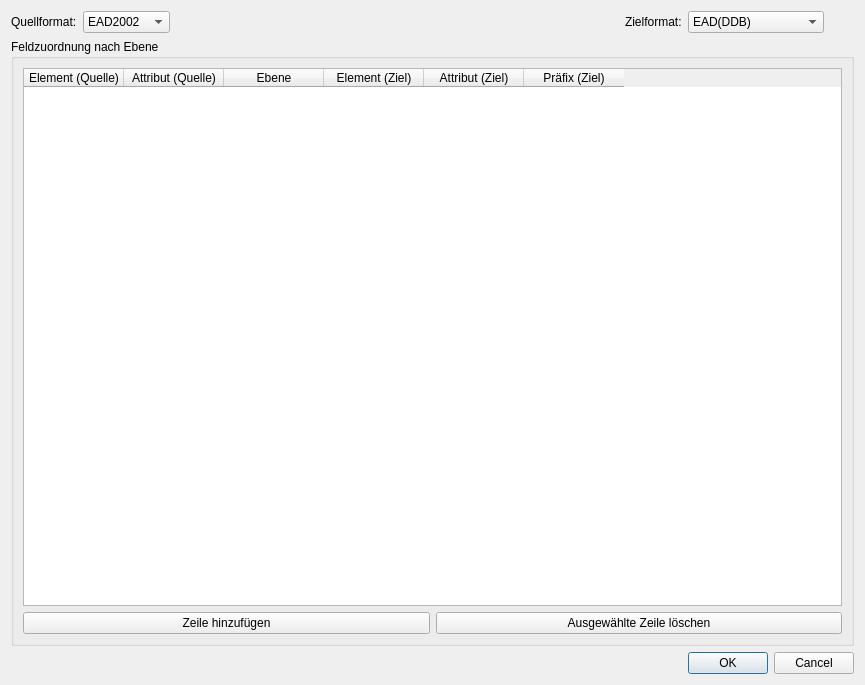
<?xml version="1.0" encoding="UTF-8"?>
<ui version="4.0">
 <class>mappingDefinitionDialog</class>
 <widget class="QDialog" name="mappingDefinitionDialog">
  <property name="geometry">
   <rect>
    <x>0</x>
    <y>0</y>
    <width>865</width>
    <height>685</height>
   </rect>
  </property>
  <property name="windowTitle">
   <string>Mappingzuordnung bearbeiten</string>
  </property>
  <layout class="QGridLayout" name="gridLayout">
   <item row="0" column="0">
    <widget class="QLabel" name="label">
     <property name="text">
      <string>Quellformat:</string>
     </property>
    </widget>
   </item>
   <item row="0" column="1">
    <widget class="QComboBox" name="comboBox">
     <item>
      <property name="text">
       <string>EAD2002</string>
      </property>
     </item>
     <item>
      <property name="text">
       <string>EAD 3.0</string>
      </property>
     </item>
     <item>
      <property name="text">
       <string>Excel / csv</string>
      </property>
     </item>
     <item>
      <property name="text">
       <string>SQL</string>
      </property>
     </item>
    </widget>
   </item>
   <item row="0" column="2">
    <widget class="QLabel" name="label_3">
     <property name="maximumSize">
      <size>
       <width>25</width>
       <height>25</height>
      </size>
     </property>
     <property name="toolTip">
      <string>&lt;html&gt;&lt;head/&gt;&lt;body&gt;&lt;p&gt;&lt;span style=&quot; font-weight:600;&quot;&gt;Das Quellformat bezeichnet den Typ der Eingangsdatei und damit auch die beim Mapping zur Verfügung stehenden Elemente.&lt;/span&gt;&lt;/p&gt;&lt;p&gt;Hinweis: Sollten sie dieses Tool von der DDB-Fachstelle Archiv erhalten haben, so ist das korrekte Quell- bzw. Zielformat in der Regel bereits vorausgewählt.&lt;/p&gt;&lt;/body&gt;&lt;/html&gt;</string>
     </property>
     <property name="text">
      <string/>
     </property>
     <property name="pixmap">
      <pixmap resource="resources/resources.qrc">:/mapping-definition-dialog/info_icon.png</pixmap>
     </property>
     <property name="scaledContents">
      <bool>true</bool>
     </property>
    </widget>
   </item>
   <item row="0" column="3">
    <spacer name="horizontalSpacer">
     <property name="orientation">
      <enum>Qt::Horizontal</enum>
     </property>
     <property name="sizeHint" stdset="0">
      <size>
       <width>324</width>
       <height>20</height>
      </size>
     </property>
    </spacer>
   </item>
   <item row="0" column="4">
    <widget class="QLabel" name="label_2">
     <property name="text">
      <string>Zielformat:</string>
     </property>
    </widget>
   </item>
   <item row="0" column="5">
    <widget class="QComboBox" name="comboBox_2">
     <item>
      <property name="text">
       <string>EAD(DDB)</string>
      </property>
     </item>
     <item>
      <property name="text">
       <string>LeoBW SimpleXML</string>
      </property>
     </item>
    </widget>
   </item>
   <item row="0" column="6">
    <widget class="QLabel" name="label_4">
     <property name="maximumSize">
      <size>
       <width>25</width>
       <height>25</height>
      </size>
     </property>
     <property name="toolTip">
      <string>&lt;html&gt;&lt;head/&gt;&lt;body&gt;&lt;p&gt;&lt;span style=&quot; font-weight:600;&quot;&gt;Das Zielformat bestimmt die Form, in der die zugeordneten Quelldaten ausgegeben werden. Analog zum Quellformat wird hierdurch bestimmt, auf welche Zielemente die Feldinhalte überführt werden können.&lt;/span&gt;&lt;/p&gt;&lt;p&gt;Hinweis: Sollten sie dieses Tool von der DDB-Fachstelle Archiv erhalten haben, so ist das korrekte Quell- bzw. Zielformat in der Regel bereits vorausgewählt.&lt;/p&gt;&lt;/body&gt;&lt;/html&gt;</string>
     </property>
     <property name="text">
      <string/>
     </property>
     <property name="pixmap">
      <pixmap resource="resources/resources.qrc">:/mapping-definition-dialog/info_icon.png</pixmap>
     </property>
     <property name="scaledContents">
      <bool>true</bool>
     </property>
    </widget>
   </item>
   <item row="1" column="0" colspan="7">
    <widget class="QGroupBox" name="groupBox">
     <property name="title">
      <string>Feldzuordnung nach Ebene</string>
     </property>
     <layout class="QGridLayout" name="gridLayout_2">
      <item row="0" column="0" colspan="2">
       <widget class="QTableWidget" name="mappingTableWidget">
        <column>
         <property name="text">
          <string>Element (Quelle)</string>
         </property>
         <property name="background">
          <color>
           <red>188</red>
           <green>215</green>
           <blue>179</blue>
          </color>
         </property>
        </column>
        <column>
         <property name="text">
          <string>Attribut (Quelle)</string>
         </property>
         <property name="background">
          <color>
           <red>188</red>
           <green>215</green>
           <blue>179</blue>
          </color>
         </property>
        </column>
        <column>
         <property name="text">
          <string>Ebene</string>
         </property>
         <property name="background">
          <color>
           <red>249</red>
           <green>213</green>
           <blue>178</blue>
          </color>
         </property>
        </column>
        <column>
         <property name="text">
          <string>Element (Ziel)</string>
         </property>
         <property name="background">
          <color>
           <red>142</red>
           <green>169</green>
           <blue>198</blue>
          </color>
         </property>
        </column>
        <column>
         <property name="text">
          <string>Attribut (Ziel)</string>
         </property>
         <property name="background">
          <color>
           <red>142</red>
           <green>169</green>
           <blue>198</blue>
          </color>
         </property>
        </column>
        <column>
         <property name="text">
          <string>Präfix (Ziel)</string>
         </property>
         <property name="background">
          <color>
           <red>142</red>
           <green>169</green>
           <blue>198</blue>
          </color>
         </property>
        </column>
       </widget>
      </item>
      <item row="1" column="0">
       <widget class="QPushButton" name="pushButton_add_row">
        <property name="text">
         <string>Zeile hinzufügen</string>
        </property>
        <property name="icon">
         <iconset resource="resources/resources.qrc">
          <normaloff>:/mapping-definition-dialog/library-plus.png</normaloff>:/mapping-definition-dialog/library-plus.png</iconset>
        </property>
        <property name="iconSize">
         <size>
          <width>24</width>
          <height>24</height>
         </size>
        </property>
       </widget>
      </item>
      <item row="1" column="1">
       <widget class="QPushButton" name="pushButton_delete_row">
        <property name="text">
         <string>Ausgewählte Zeile löschen</string>
        </property>
        <property name="icon">
         <iconset resource="resources/resources.qrc">
          <normaloff>:/mapping-definition-dialog/table-row-remove.png</normaloff>:/mapping-definition-dialog/table-row-remove.png</iconset>
        </property>
        <property name="iconSize">
         <size>
          <width>24</width>
          <height>24</height>
         </size>
        </property>
       </widget>
      </item>
     </layout>
    </widget>
   </item>
   <item row="2" column="5" colspan="2">
    <widget class="QDialogButtonBox" name="buttonBox">
     <property name="orientation">
      <enum>Qt::Horizontal</enum>
     </property>
     <property name="standardButtons">
      <set>QDialogButtonBox::Cancel|QDialogButtonBox::Ok</set>
     </property>
    </widget>
   </item>
  </layout>
 </widget>
 <resources>
  <include location="resources/resources.qrc"/>
 </resources>
 <connections>
  <connection>
   <sender>buttonBox</sender>
   <signal>accepted()</signal>
   <receiver>mappingDefinitionDialog</receiver>
   <slot>accept()</slot>
   <hints>
    <hint type="sourcelabel">
     <x>248</x>
     <y>254</y>
    </hint>
    <hint type="destinationlabel">
     <x>157</x>
     <y>274</y>
    </hint>
   </hints>
  </connection>
  <connection>
   <sender>buttonBox</sender>
   <signal>rejected()</signal>
   <receiver>mappingDefinitionDialog</receiver>
   <slot>reject()</slot>
   <hints>
    <hint type="sourcelabel">
     <x>316</x>
     <y>260</y>
    </hint>
    <hint type="destinationlabel">
     <x>286</x>
     <y>274</y>
    </hint>
   </hints>
  </connection>
 </connections>
</ui>
